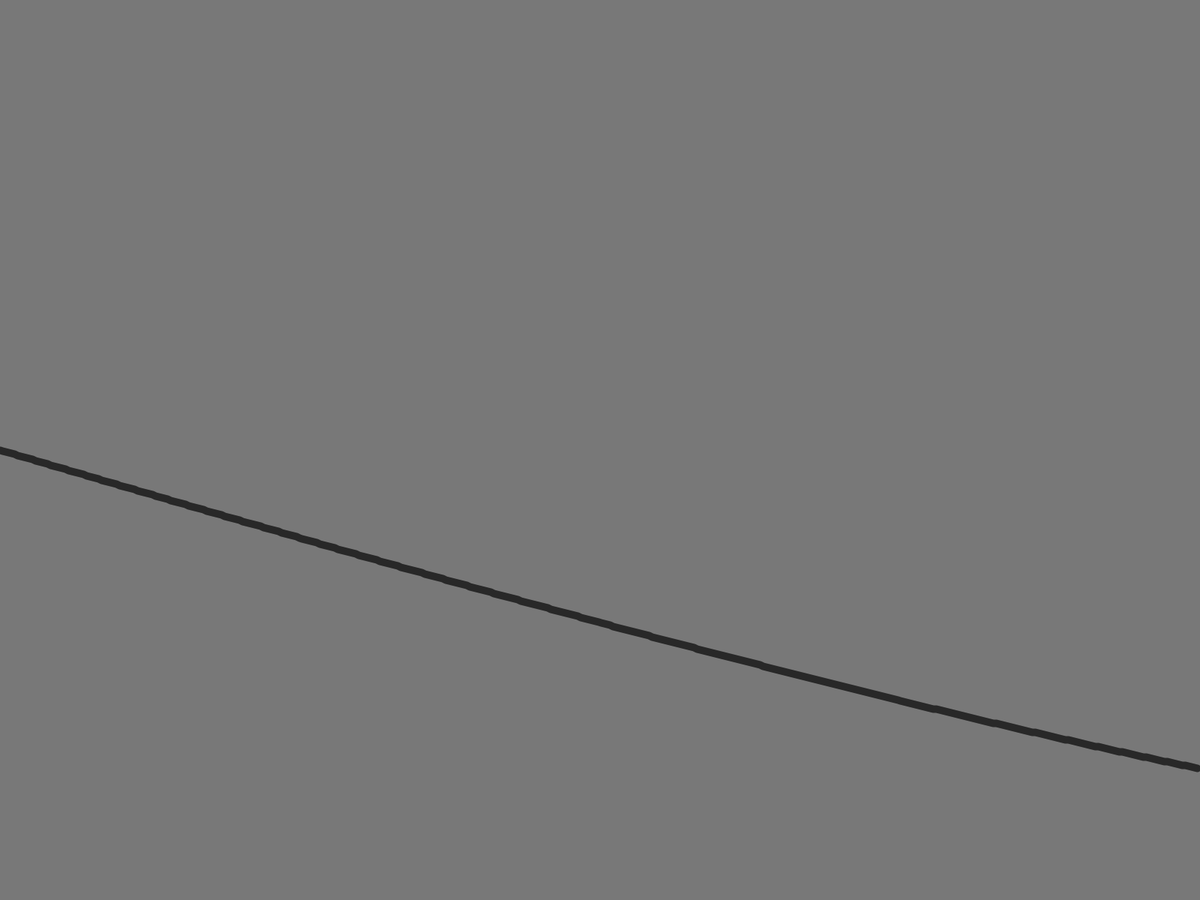
Frame 1 (no input)
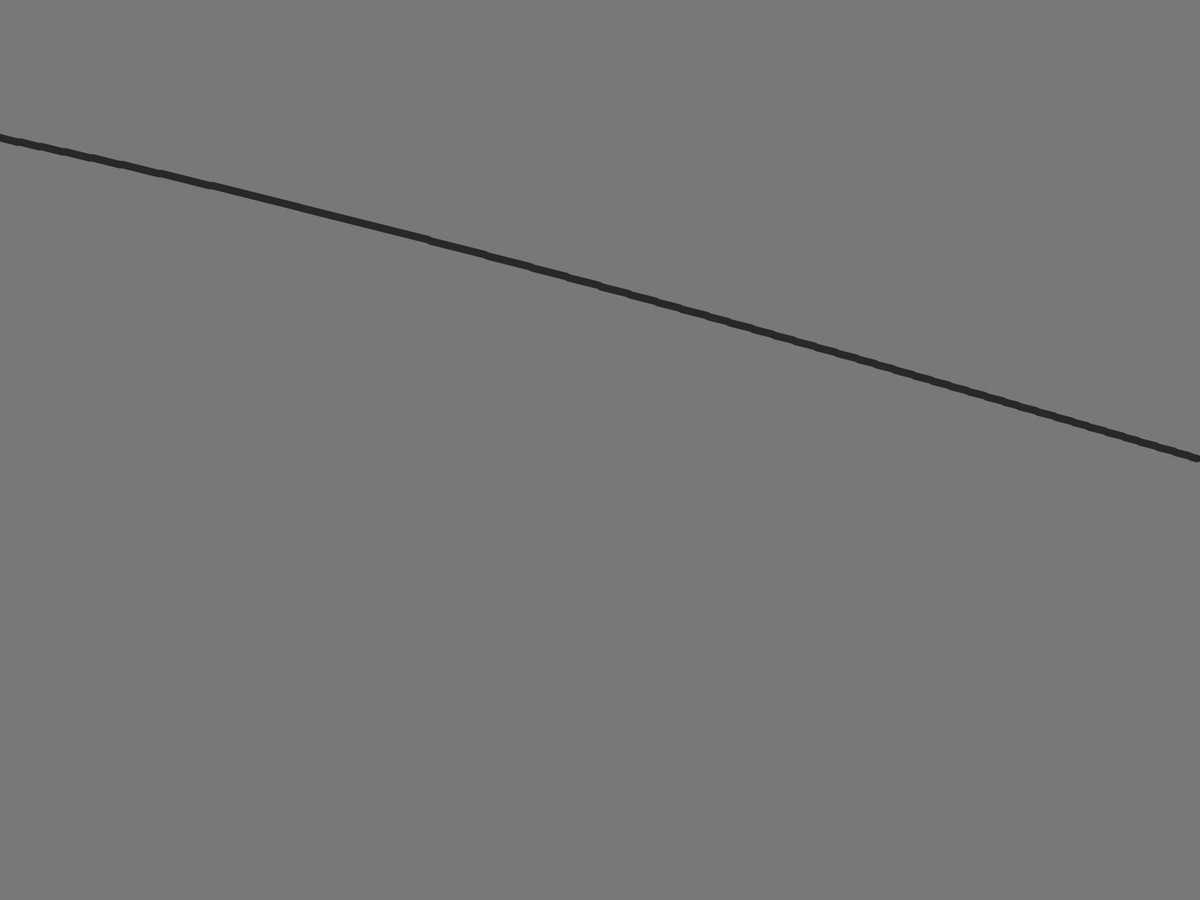
Frame 60 (the mouse pressed at the canvas centre just before this capture)
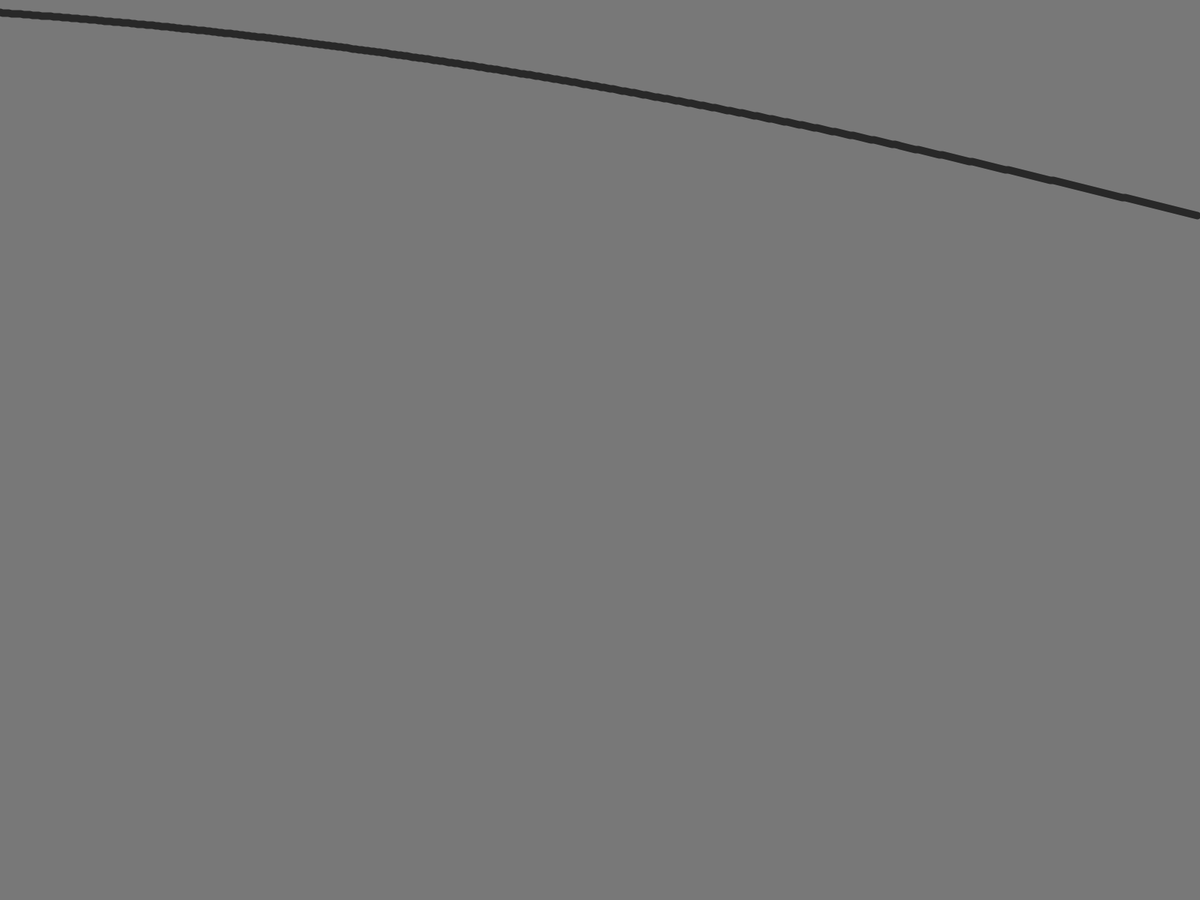
Frame 120 (the mouse held since frame 60 and released just before this capture)

The Processing sketch that drew these frames (run headless with seeded random() and noise(); from frame 60 on, the mouse is pressed at the canvas centre):

// Processing sketch: Main
// ── Main.pde
FloatList angles = new FloatList();
FloatList angles2 = new FloatList();
float r = 2;

void setup()
{
  fullScreen();
  int total = floor(width / (r * 2));
  for(int i = 0; i < total + 1; i++)
  {
    angles.append(map(i, 0, total, 0, QUARTER_PI));
    angles2.append(map(0, i, total, 0, QUARTER_PI));
  }
}

void draw()
{
  background(120);
  translate(width / 2, height / 2);
  noFill();
  stroke(40);
  strokeWeight(10);
  beginShape();
  for(int i = 0; i < angles.size(); i++)
  {
    float y = map(sin(angles.get(i)), -1, 1, -height / 2, height / 2);
    float x = map(i, 0, angles.size(), -width / 2, width / 2);
    //line(x, 0, x, y);
    vertex(x, y);
    angles.set(i, angles.get(i) + 0.1);
  }
  endShape();
  beginShape();
  for(int i = 0; i < angles.size(); i++)
  {
    float y = map(sin(angles.get(i)),                                         1, 1, -height / 2, height / 2);
    float x = map(i, 0, angles.size(), -width / 2, width / 2);
    //line(x, 0, x, y);
    vertex(x, y);
    angles.set(i, angles.get(i) + 0.1);
  }
  endShape();
  //angle += angleV; 
}
